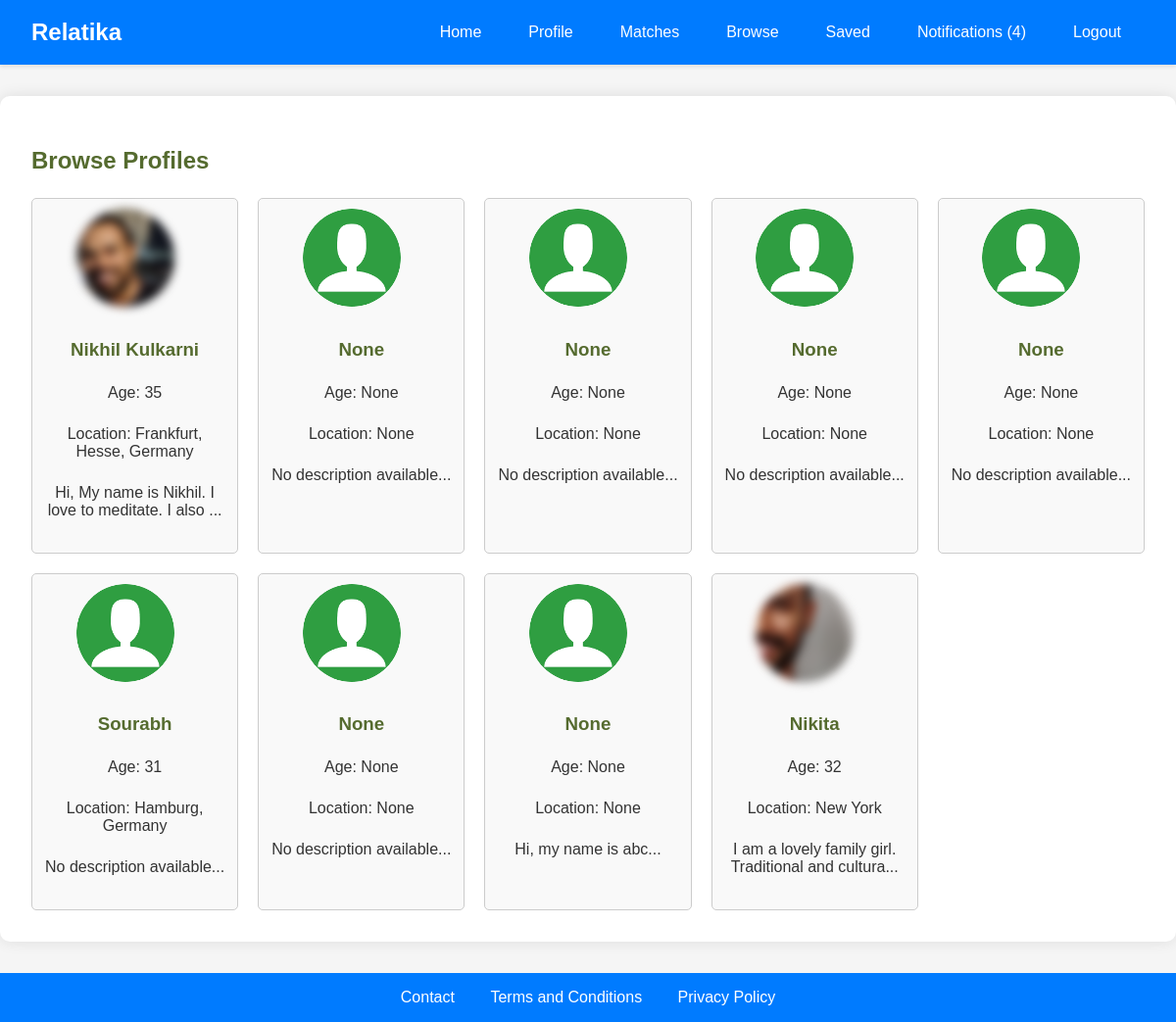
/browse (signed in), run on the app's committed database.
### tables this page shows
CREATE TABLE "photos" (
	"id"	INTEGER,
	"user_id"	INTEGER,
	"filename"	TEXT,
	PRIMARY KEY("id" AUTOINCREMENT)
);

CREATE TABLE "users" (
	"id"	INTEGER,
	"username"	TEXT NOT NULL UNIQUE,
	"password"	TEXT NOT NULL,
	"about"	TEXT,
	"name"	TEXT,
	"age"	INTEGER,
	"gender"	TEXT,
	"looking_for"	TEXT,
	"location"	TEXT,
	"latitude"	REAL,
	"longitude"	REAL,
	"email"	TEXT,
	"tel"	TEXT,
	"instagram"	TEXT,
	"telegram"	TEXT,
	PRIMARY KEY("id" AUTOINCREMENT)
);

### app.py (the view)
@app.route('/browse')
def browse():
    if 'user_id' not in session:
        return redirect(url_for('login'))
    conn = get_db_connection()
    users = conn.execute('SELECT id, name, age, location, about FROM users').fetchall()
    users_list = [dict(user) for user in users]
    for user in users_list:
        photo = conn.execute('SELECT filename FROM photos WHERE user_id = ?', (user['id'],)).fetchone()
        user['photo'] = photo['filename'] if photo else None
    conn.close()
    random.shuffle(users_list)
    return render_template('browse.html', users=users_list)

### app.py (called while the page is built)
def get_db_connection():
    retries = 5
    while retries > 0:
        try:
            conn = sqlite3.connect(users_table, check_same_thread=False)
            conn.row_factory = sqlite3.Row
            return conn
        except sqlite3.OperationalError as e:
            if 'database is locked' in str(e):
                time.sleep(1)
                retries -= 1
            else:
                raise e
    raise Exception("Database is locked for too long, giving up.")

### templates/browse.html (shortened to what this page needs)
{% extends "base.html" %}
{% block content %}
<h2>Browse Profiles</h2>
<div class="grid-container">
    {% for user in users %}
    <div class="grid-item" onclick="location.href='/view_profile/{{ user.id }}'">
        <div class="profile">
            <div class="profile-photo">
                {% if user.photo %}
                <img src="{{ url_for('static', filename='uploads/' ~ user.photo) }}" alt="User Photo" style="width:100px; height:100px; filter: blur(5px);">
                {% else %}
                <img src="{{ url_for('static', filename='placeholder.png') }}" alt="Placeholder Photo" style="width:100px; height:100px;">
                {% endif %}
            </div>
            <div class="profile-info">
                <h3>{{ user.name }}</h3>
                <p>Age: {{ user.age }}</p>
                <p>Location: {{ user.location }}</p>
                <p>{{ user.about[:50] if user.about else 'No description available' }}...</p>
            </div>
        </div>
    </div>
    {% endfor %}
</div>
{% endblock %}

### static/css/styles.css (style rules this page uses)
body { font-family: Arial, sans-serif; background-color: #f0f4f3; color: #2f4f4f; margin: 0; padding: 0; }
h1, h2, h3 { color: #556b2f; }
.grid-container { display: grid; grid-template-columns: repeat(auto-fill, minmax(200px, 1fr)); gap: 20px; }
.grid-item { border: 1px solid #ccc; padding: 10px; border-radius: 5px; background-color: #f9f9f9; text-align: center; cursor: pointer; }
.profile-photo img { border-radius: 50%; margin-bottom: 10px; }
.profile-photo img { border-radius: 50%; margin-right: 20px; }
.profile-info { flex: 1; }

### templates/base.html (style rules this page uses)
body { font-family: 'Arial', sans-serif; margin: 0; padding: 0; background-color: #f5f5f5; color: #333; }
.container h1, .container h2, .container h3, .container p { margin-bottom: 1.5rem; }

### templates/browse.html (style rules this page uses)
.grid-container { display: grid; grid-template-columns: repeat(auto-fill, minmax(200px, 1fr)); gap: 20px; }
.grid-item { border: 1px solid #ccc; padding: 10px; border-radius: 5px; background-color: #f9f9f9; text-align: center; cursor: pointer; }
.profile-photo img { border-radius: 50%; margin-bottom: 10px; }

### data on the page
photos: filename (picture)
users: name "Nikhil Kulkarni", location "Frankfurt, Hesse, Germany", about "Hi, My name is Nikhil. I love to meditate. I also"
users: name "Sourabh", age "31", location "Hamburg, Germany", about "No description available"
users: name "None", age "None", location "None", about "Hi, my name is abc"
photos: filename (picture)
users: name "Nikita", location "New York", about "I am a lovely family girl. Traditional and cultura"

### other printed values
{{ notification_count }} "4"
{{ user.age }} "35" "None" "None" "None" "None" "None" "32"
{{ user.name }} "None" "None" "None" "None" "None"
{{ user.location }} "None" "None" "None" "None" "None"
{{ user.about[:50] if user.about else 'No description available' }} "No description available" "No description available" "No description available" "No description available" "No description available"
